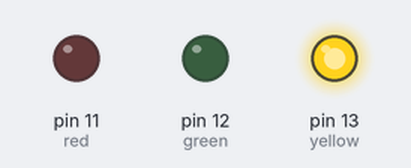
Simulated run of this sketch. Board: Arduino Uno, built with avr-gcc and run on an emulated ATmega328P. On the bench: output pins drawn as LEDs (lit = HIGH).

Above: at 0.2 s.
At 0.7 s:
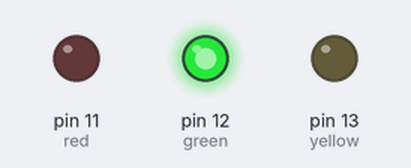
At 2.7 s:
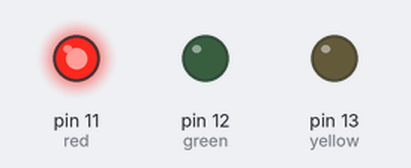
Timing chart, 0 to 3.5 s (numbered marks = the images above):
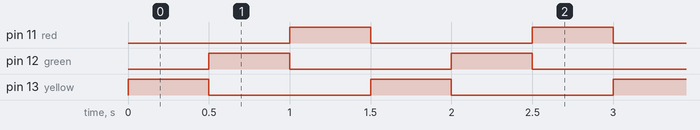

Measured:
- by itself, pin 11 (red), pin 12 (green), pin 13 (yellow): alternates HIGH for 0.50 s and LOW for 1.0 s
- by itself, everything shown: repeats every 1.5 s, in 4 steps

The sketch:

Blink_de_3_leds.ino
```cpp
int yellow = 13;
int green = 12;
int red = 11;


void setup() {
  // put your setup code here, to run once:
  pinMode(yellow, OUTPUT);
  pinMode(green, OUTPUT);
  pinMode(red, OUTPUT);
}

void loop() {
  digitalWrite(yellow, HIGH);
  delay(500);
  digitalWrite(yellow, LOW);
  digitalWrite(green, HIGH);
  delay(500);
  digitalWrite(green, LOW);
  digitalWrite(red, HIGH);
  delay(500);
  digitalWrite(red, LOW);
}
```
